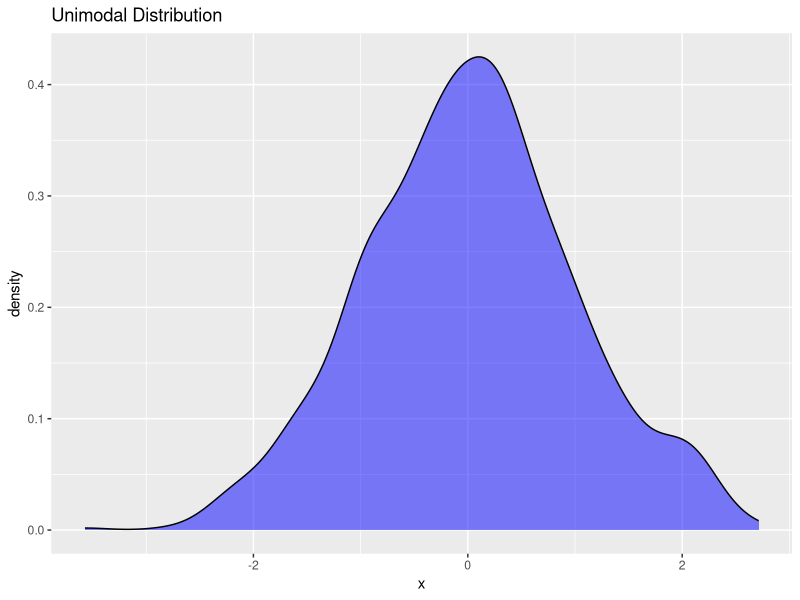
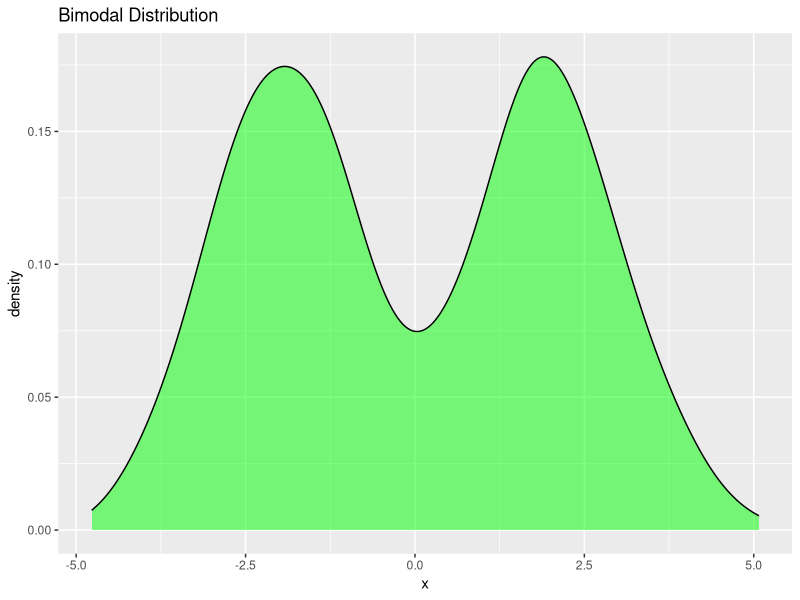
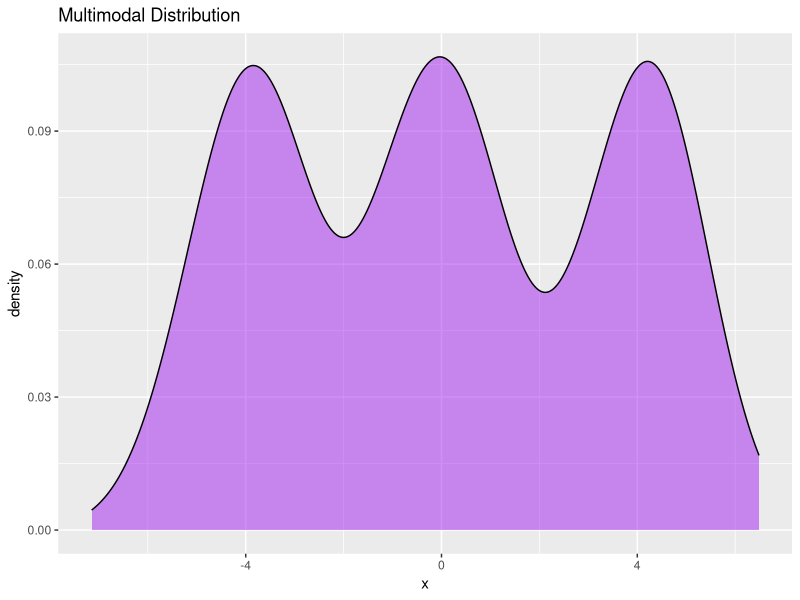
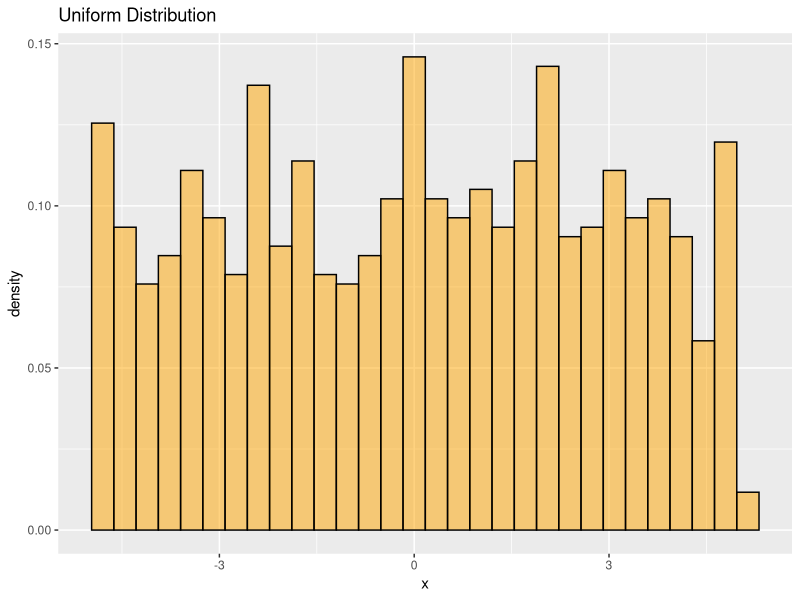
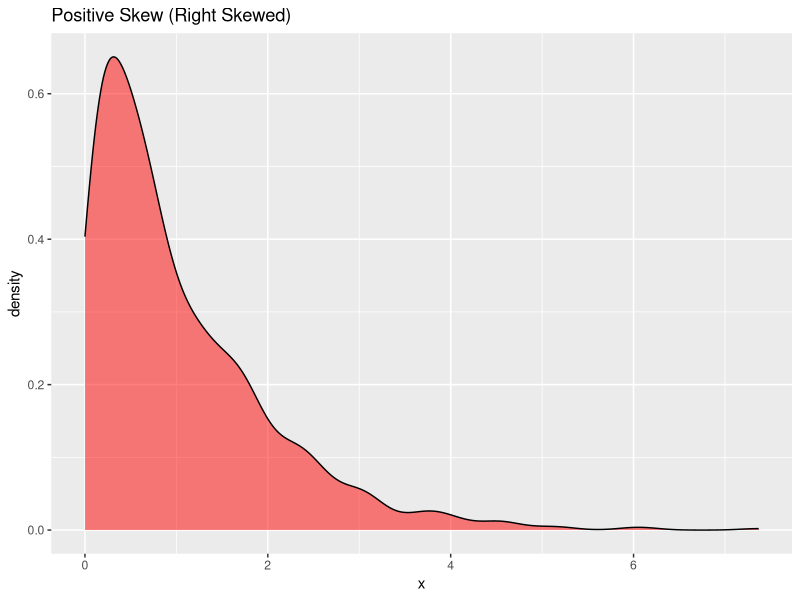
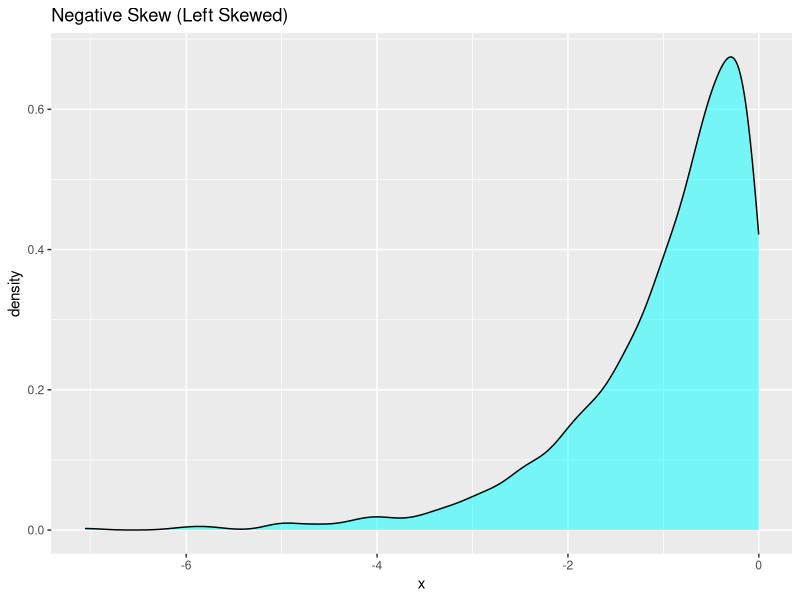
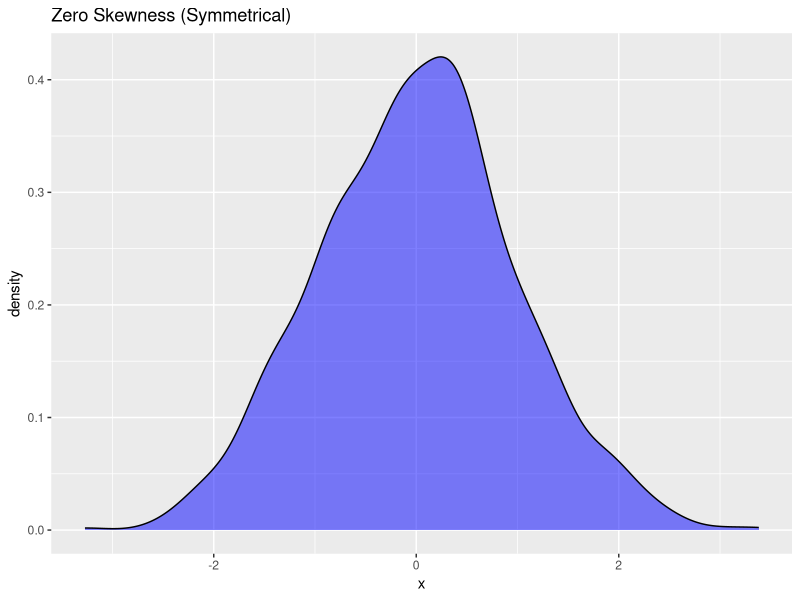

These figures' R source, in order: (Note: this script raises an error after producing the figures.)
## ---- chunk 1

library(ggplot2)

# Unimodal
ggplot(data.frame(x = rnorm(1000)), aes(x)) +
  geom_density(fill = "blue", alpha = 0.5) +
  ggtitle("Unimodal Distribution")

# Bimodal
ggplot(data.frame(x = c(rnorm(500, -2), rnorm(500, 2))), aes(x)) +
  geom_density(fill = "green", alpha = 0.5) +
  ggtitle("Bimodal Distribution")

# Multimodal
ggplot(data.frame(x = c(rnorm(300, -4), rnorm(300, 0), rnorm(300, 4))), aes(x)) +
  geom_density(fill = "purple", alpha = 0.5) +
  ggtitle("Multimodal Distribution")

# Uniform
ggplot(data.frame(x = runif(1000, -5, 5)), aes(x)) +
  geom_histogram(aes(y = ..density..), bins = 30, fill = "orange", color = "black", alpha = 0.5) +
  ggtitle("Uniform Distribution")


## ---- chunk 2

# Positive Skew
ggplot(data.frame(x = rexp(1000, rate = 1)), aes(x)) +
  geom_density(fill = "red", alpha = 0.5) +
  ggtitle("Positive Skew (Right Skewed)")

# Negative Skew
ggplot(data.frame(x = -rexp(1000, rate = 1)), aes(x)) +
  geom_density(fill = "cyan", alpha = 0.5) +
  ggtitle("Negative Skew (Left Skewed)")

# Symmetrical
ggplot(data.frame(x = rnorm(1000)), aes(x)) +
  geom_density(fill = "blue", alpha = 0.5) +
  ggtitle("Zero Skewness (Symmetrical)")


## ---- chunk 3
#| label: example-2-10.r
data(wage1, package='wooldridge')

# Estimate log-level model
lm( log(wage) ~ educ, data=wage1 )

